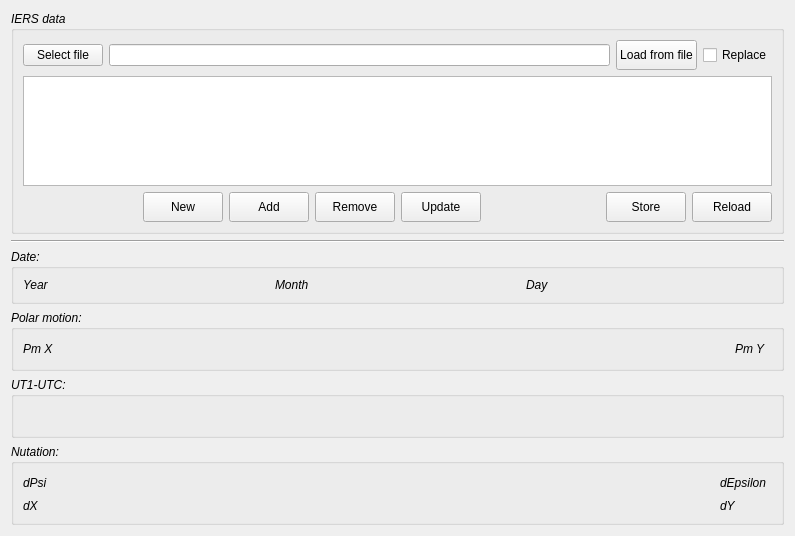
<?xml version="1.0" encoding="UTF-8"?>
<ui version="4.0">
 <class>tlinsWTimeDateIERSSettings</class>
 <widget class="QWidget" name="tlinsWTimeDateIERSSettings">
  <property name="geometry">
   <rect>
    <x>0</x>
    <y>0</y>
    <width>795</width>
    <height>536</height>
   </rect>
  </property>
  <property name="sizePolicy">
   <sizepolicy hsizetype="Expanding" vsizetype="Expanding">
    <horstretch>0</horstretch>
    <verstretch>0</verstretch>
   </sizepolicy>
  </property>
  <property name="windowTitle">
   <string>Form</string>
  </property>
  <layout class="QVBoxLayout" name="verticalLayout">
   <item>
    <widget class="QGroupBox" name="groupBox_5">
     <property name="font">
      <font>
       <italic>true</italic>
      </font>
     </property>
     <property name="title">
      <string>IERS data</string>
     </property>
     <layout class="QVBoxLayout" name="verticalLayout_2">
      <item>
       <layout class="QHBoxLayout" name="horizontalLayout_4">
        <item>
         <widget class="QPushButton" name="pushButtonSelectFile">
          <property name="font">
           <font>
            <italic>false</italic>
           </font>
          </property>
          <property name="text">
           <string>Select file</string>
          </property>
         </widget>
        </item>
        <item>
         <widget class="QLineEdit" name="inputFle">
          <property name="font">
           <font>
            <italic>false</italic>
           </font>
          </property>
         </widget>
        </item>
        <item>
         <widget class="QPushButton" name="loadFile">
          <property name="minimumSize">
           <size>
            <width>0</width>
            <height>30</height>
           </size>
          </property>
          <property name="font">
           <font>
            <italic>false</italic>
           </font>
          </property>
          <property name="text">
           <string>Load from file</string>
          </property>
         </widget>
        </item>
        <item>
         <widget class="QCheckBox" name="replaceByFile">
          <property name="font">
           <font>
            <italic>false</italic>
           </font>
          </property>
          <property name="text">
           <string>Replace</string>
          </property>
         </widget>
        </item>
       </layout>
      </item>
      <item>
       <widget class="QTableView" name="iersTableView">
        <property name="font">
         <font>
          <italic>false</italic>
         </font>
        </property>
       </widget>
      </item>
      <item>
       <layout class="QHBoxLayout" name="horizontalLayout_2">
        <item>
         <spacer name="horizontalSpacer_2">
          <property name="orientation">
           <enum>Qt::Horizontal</enum>
          </property>
          <property name="sizeHint" stdset="0">
           <size>
            <width>40</width>
            <height>20</height>
           </size>
          </property>
         </spacer>
        </item>
        <item>
         <widget class="QPushButton" name="newItem">
          <property name="minimumSize">
           <size>
            <width>0</width>
            <height>30</height>
           </size>
          </property>
          <property name="font">
           <font>
            <italic>false</italic>
           </font>
          </property>
          <property name="text">
           <string>New</string>
          </property>
         </widget>
        </item>
        <item>
         <widget class="QPushButton" name="addItem">
          <property name="minimumSize">
           <size>
            <width>0</width>
            <height>30</height>
           </size>
          </property>
          <property name="font">
           <font>
            <italic>false</italic>
           </font>
          </property>
          <property name="text">
           <string>Add</string>
          </property>
         </widget>
        </item>
        <item>
         <widget class="QPushButton" name="removeItem">
          <property name="minimumSize">
           <size>
            <width>0</width>
            <height>30</height>
           </size>
          </property>
          <property name="font">
           <font>
            <italic>false</italic>
           </font>
          </property>
          <property name="text">
           <string>Remove</string>
          </property>
         </widget>
        </item>
        <item>
         <widget class="QPushButton" name="updateItem">
          <property name="minimumSize">
           <size>
            <width>0</width>
            <height>30</height>
           </size>
          </property>
          <property name="font">
           <font>
            <italic>false</italic>
           </font>
          </property>
          <property name="text">
           <string>Update</string>
          </property>
         </widget>
        </item>
        <item>
         <spacer name="horizontalSpacer_6">
          <property name="orientation">
           <enum>Qt::Horizontal</enum>
          </property>
          <property name="sizeHint" stdset="0">
           <size>
            <width>40</width>
            <height>20</height>
           </size>
          </property>
         </spacer>
        </item>
        <item>
         <widget class="QPushButton" name="storeItems">
          <property name="minimumSize">
           <size>
            <width>0</width>
            <height>30</height>
           </size>
          </property>
          <property name="font">
           <font>
            <italic>false</italic>
           </font>
          </property>
          <property name="text">
           <string>Store</string>
          </property>
         </widget>
        </item>
        <item>
         <widget class="QPushButton" name="reload">
          <property name="minimumSize">
           <size>
            <width>0</width>
            <height>30</height>
           </size>
          </property>
          <property name="font">
           <font>
            <italic>false</italic>
           </font>
          </property>
          <property name="text">
           <string>Reload</string>
          </property>
         </widget>
        </item>
       </layout>
      </item>
     </layout>
    </widget>
   </item>
   <item>
    <widget class="Line" name="line">
     <property name="orientation">
      <enum>Qt::Horizontal</enum>
     </property>
    </widget>
   </item>
   <item>
    <widget class="QGroupBox" name="groupBox">
     <property name="font">
      <font>
       <italic>true</italic>
      </font>
     </property>
     <property name="title">
      <string>Date:</string>
     </property>
     <layout class="QGridLayout" name="gridLayout_2">
      <item row="0" column="4">
       <widget class="QLabel" name="label_2">
        <property name="text">
         <string>Day</string>
        </property>
       </widget>
      </item>
      <item row="0" column="0">
       <widget class="QLabel" name="label">
        <property name="text">
         <string>Year</string>
        </property>
       </widget>
      </item>
      <item row="0" column="3">
       <widget class="tlinsWDecimalValue" name="month" native="true"/>
      </item>
      <item row="0" column="5">
       <widget class="tlinsWDecimalValue" name="day" native="true"/>
      </item>
      <item row="0" column="2">
       <widget class="QLabel" name="label_3">
        <property name="text">
         <string>Month</string>
        </property>
       </widget>
      </item>
      <item row="0" column="1">
       <widget class="tlinsWDecimalValue" name="year" native="true"/>
      </item>
     </layout>
    </widget>
   </item>
   <item>
    <widget class="QGroupBox" name="groupBox_2">
     <property name="font">
      <font>
       <italic>true</italic>
      </font>
     </property>
     <property name="title">
      <string>Polar motion:</string>
     </property>
     <layout class="QGridLayout" name="gridLayout">
      <item row="0" column="4">
       <widget class="tlinsWCoordinateDegris" name="pmy" native="true"/>
      </item>
      <item row="0" column="0">
       <widget class="QLabel" name="label_4">
        <property name="text">
         <string>Pm X</string>
        </property>
       </widget>
      </item>
      <item row="0" column="1">
       <widget class="tlinsWCoordinateDegris" name="pmx" native="true"/>
      </item>
      <item row="0" column="3">
       <widget class="QLabel" name="label_5">
        <property name="text">
         <string>Pm Y</string>
        </property>
       </widget>
      </item>
      <item row="0" column="2">
       <spacer name="horizontalSpacer_5">
        <property name="orientation">
         <enum>Qt::Horizontal</enum>
        </property>
        <property name="sizeHint" stdset="0">
         <size>
          <width>40</width>
          <height>20</height>
         </size>
        </property>
       </spacer>
      </item>
     </layout>
    </widget>
   </item>
   <item>
    <widget class="QGroupBox" name="groupBox_3">
     <property name="font">
      <font>
       <italic>true</italic>
      </font>
     </property>
     <property name="title">
      <string>UT1-UTC:</string>
     </property>
     <layout class="QHBoxLayout" name="horizontalLayout">
      <item>
       <widget class="tlinsWDecimalValue" name="ut1_utc" native="true"/>
      </item>
      <item>
       <spacer name="horizontalSpacer_3">
        <property name="orientation">
         <enum>Qt::Horizontal</enum>
        </property>
        <property name="sizeHint" stdset="0">
         <size>
          <width>40</width>
          <height>20</height>
         </size>
        </property>
       </spacer>
      </item>
     </layout>
    </widget>
   </item>
   <item>
    <widget class="QGroupBox" name="groupBox_4">
     <property name="font">
      <font>
       <italic>true</italic>
      </font>
     </property>
     <property name="title">
      <string>Nutation:</string>
     </property>
     <layout class="QGridLayout" name="gridLayout_4">
      <item row="0" column="0">
       <widget class="QLabel" name="label_6">
        <property name="text">
         <string>dPsi</string>
        </property>
       </widget>
      </item>
      <item row="2" column="0">
       <widget class="QLabel" name="label_9">
        <property name="text">
         <string>dX</string>
        </property>
       </widget>
      </item>
      <item row="0" column="3">
       <widget class="QLabel" name="label_8">
        <property name="text">
         <string>dEpsilon</string>
        </property>
       </widget>
      </item>
      <item row="2" column="4">
       <widget class="tlinsWCoordinateDegris" name="dy" native="true"/>
      </item>
      <item row="2" column="1">
       <widget class="tlinsWCoordinateDegris" name="dx" native="true"/>
      </item>
      <item row="0" column="1">
       <widget class="tlinsWDecimalValue" name="dPsi" native="true"/>
      </item>
      <item row="0" column="4">
       <widget class="tlinsWDecimalValue" name="dEpsilon" native="true"/>
      </item>
      <item row="2" column="3">
       <widget class="QLabel" name="label_10">
        <property name="text">
         <string>dY</string>
        </property>
       </widget>
      </item>
      <item row="0" column="2">
       <spacer name="horizontalSpacer_4">
        <property name="orientation">
         <enum>Qt::Horizontal</enum>
        </property>
        <property name="sizeHint" stdset="0">
         <size>
          <width>40</width>
          <height>20</height>
         </size>
        </property>
       </spacer>
      </item>
     </layout>
    </widget>
   </item>
  </layout>
 </widget>
 <customwidgets>
  <customwidget>
   <class>tlinsWDecimalValue</class>
   <extends>QWidget</extends>
   <header location="global">tlinswdecimalvalue.h</header>
   <container>1</container>
  </customwidget>
  <customwidget>
   <class>tlinsWCoordinateDegris</class>
   <extends>QWidget</extends>
   <header>tlinswcoordinatedegris.h</header>
   <container>1</container>
  </customwidget>
 </customwidgets>
 <resources/>
 <connections/>
 <slots>
  <slot>on_pushButtonSelectFile_clicked()</slot>
  <slot>on_loadFile_clicked()</slot>
 </slots>
</ui>
